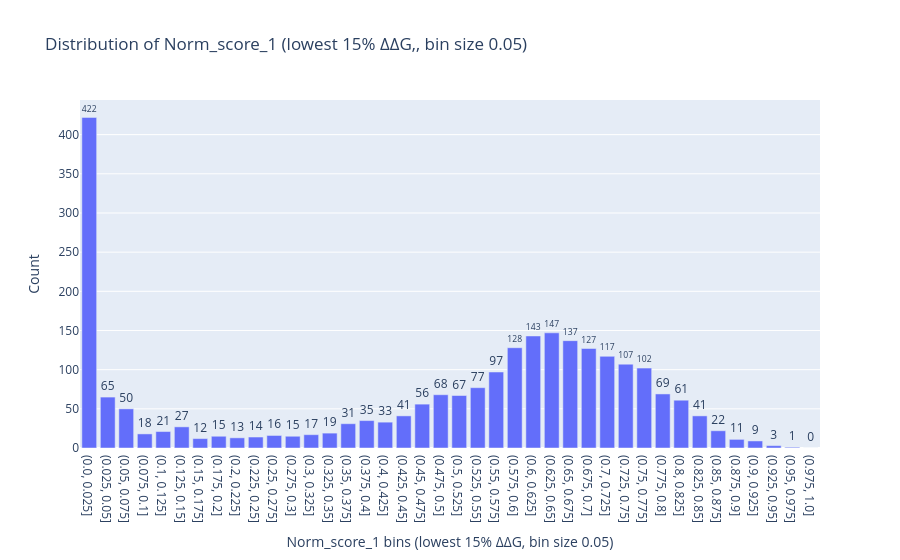

This figure's notebook cell:
### Code cell
import numpy as np

# Bin the Norm_score_1 values of the filtered dataframe
threshold = 0.15
score_bins = 40
bin_size = round((mutants_df["Norm_score_1"].max() - mutants_df["Norm_score_1"].min()) / score_bins,3)
# Define bin edges from 0 to 1 in steps of 0.05
bin_edges = np.arange(0, (1 + bin_size), bin_size)
# bin_labels = [f"({round(bin_edges[i], 3)}, {round(bin_edges[i+1], 3)}]" for i in range(len(bin_edges)-1)]

filtered_df = mutants_df.nsmallest(int(threshold * len(mutants_df)), "ΔΔG").copy()
filtered_df['score_bin'] = pd.cut(filtered_df['Norm_score_1'], bins=bin_edges, include_lowest=False) #labels=bin_labels, 

# Count the number of points in each score bin
score_bin_counts = filtered_df['score_bin'].value_counts().sort_index()

# Plot as a bar chart
fig = go.Figure(
    data=go.Bar(
        x=score_bin_counts.index.astype(str),
        y=score_bin_counts.values,
        text=score_bin_counts.values,
        textposition='outside'
    )
)

fig.update_layout(
    xaxis_title=f"Norm_score_1 bins (lowest {int(threshold*100)}% ΔΔG, bin size 0.05)",
    yaxis_title="Count",
    title=f"Distribution of Norm_score_1 (lowest {int(threshold*100)}% ΔΔG,, bin size 0.05)"
)
fig.show()

### Figure 1 — Plotly figure (JSON) as saved in the notebook; plotly's stock layout.template omitted (floating-point values rounded to 4 significant figures)
{"data": [{"text": [422.0, 65.0, 50.0, 18.0, 21.0, 27.0, 12.0, 15.0, 13.0, 14.0, 16.0, 15.0, 17.0, 19.0, 31.0, 35.0, 33.0, 41.0, 56.0, 68.0, 67.0, 77.0, 97.0, 128.0, 143.0, 147.0, 137.0, 127.0, 117.0, 107.0, 102.0, 69.0, 61.0, 41.0, 22.0, 11.0, 9.0, 3.0, 1.0, 0.0], "textposition": "outside", "type": "bar", "x": ["(0.0, 0.025]", "(0.025, 0.05]", "(0.05, 0.075]", "(0.075, 0.1]", "(0.1, 0.125]", "(0.125, 0.15]", "(0.15, 0.175]", "(0.175, 0.2]", "(0.2, 0.225]", "(0.225, 0.25]", "(0.25, 0.275]", "(0.275, 0.3]", "(0.3, 0.325]", "(0.325, 0.35]", "(0.35, 0.375]", "(0.375, 0.4]", "(0.4, 0.425]", "(0.425, 0.45]", "(0.45, 0.475]", "(0.475, 0.5]", "(0.5, 0.525]", "(0.525, 0.55]", "(0.55, 0.575]", "(0.575, 0.6]", "(0.6, 0.625]", "(0.625, 0.65]", "(0.65, 0.675]", "(0.675, 0.7]", "(0.7, 0.725]", "(0.725, 0.75]", "(0.75, 0.775]", "(0.775, 0.8]", "(0.8, 0.825]", "(0.825, 0.85]", "(0.85, 0.875]", "(0.875, 0.9]", "(0.9, 0.925]", "(0.925, 0.95]", "(0.95, 0.975]", "(0.975, 1.0]"], "y": [422, 65, 50, 18, 21, 27, 12, 15, 13, 14, 16, 15, 17, 19, 31, 35, 33, 41, 56, 68, 67, 77, 97, 128, 143, 147, 137, 127, 117, 107, 102, 69, 61, 41, 22, 11, 9, 3, 1, 0]}], "layout": {"title": {"text": "Distribution of Norm_score_1 (lowest 15% ΔΔG,, bin size 0.05)"}, "xaxis": {"title": {"text": "Norm_score_1 bins (lowest 15% ΔΔG, bin size 0.05)"}}, "yaxis": {"title": {"text": "Count"}}}}
